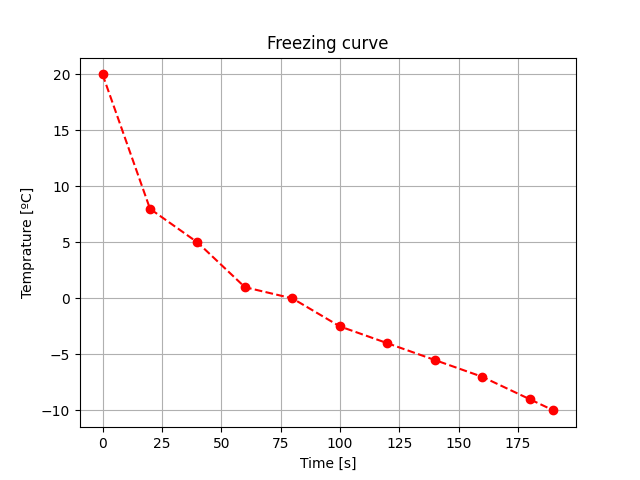

Reproduce this figure in Python.
#Unit 2
#Script: Freezing curve
import matplotlib.pyplot as plt
import numpy as np
import os

print("**********FREEZING CURVE*********")
#Store data and check it on screen
data = np.array([[0,20],[20,8],[40,5],[60,1],[80,0],[100,-2.5],[120,-4],[140,-5.5],[160,-7],[180,-9],[190,-10]])
print(data)
#Plot configuration
plt.grid()
plt.title('Freezing curve')
plt.xlabel('Time [s]')
plt.ylabel('Temprature [ºC]')
#PLot
plt.plot(data[:, 0],data[:, 1],marker='o', color='r', linestyle='--')

folder_path =''

# Save plot
file_name = 'freezing_curve.png'
full_path = os.path.join(folder_path, file_name)
plt.savefig(full_path)

# Show the plot (if necesary)
plt.show()